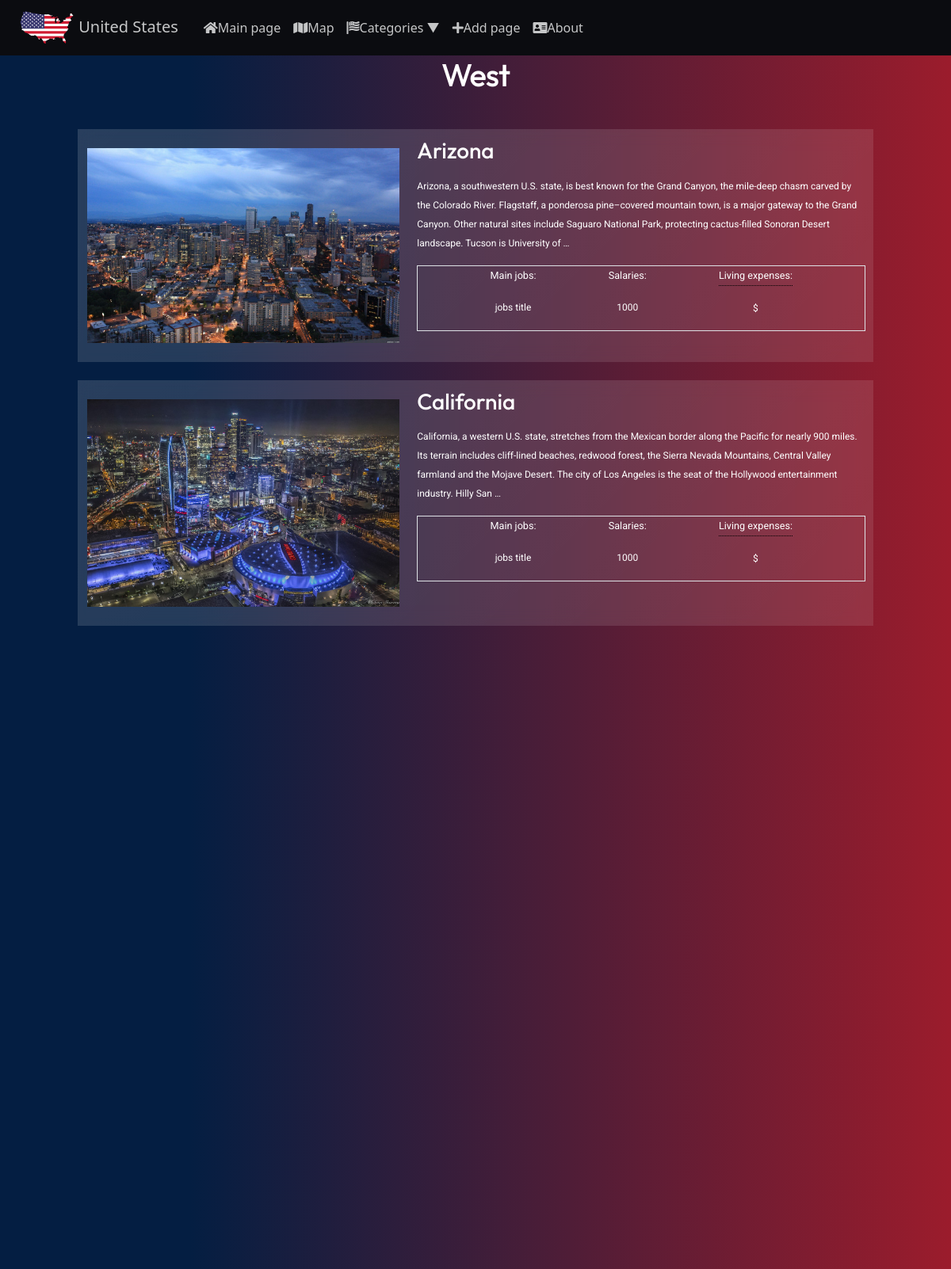
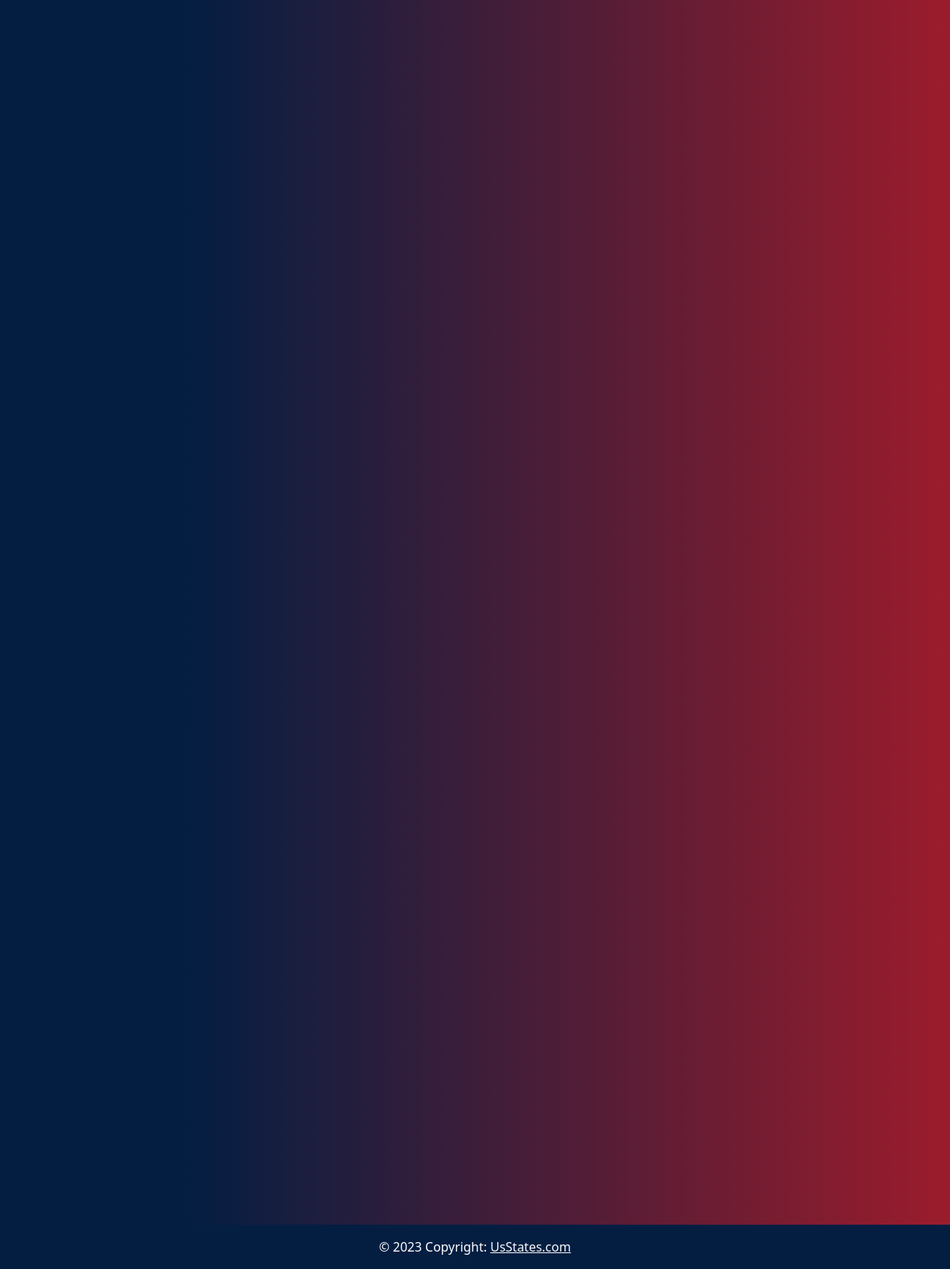
Page /category/1/ on the committed database (2 pictures, top to bottom).
### main/models.py (models this page shows, shortened)
class Category(models.Model):
    name = models.CharField(max_length=255, db_index=True, verbose_name='Category')
    slug=models.SlugField(max_length=255, unique=True, db_index=True, verbose_name='URL', null=True)
    def get_absolute_url(self):
        return reverse("category", kwargs={"cat_id": self.pk})
    class Meta:
        verbose_name='Category'
        verbose_name_plural='Categories'
        ordering=['id']

class States(models.Model):
    title = models.CharField(max_length=255, verbose_name="State name")
    slug=models.SlugField(max_length=255, unique=True, db_index=True, verbose_name='URL', null=True)
    content= models.TextField(blank=False, verbose_name="State preview text")
    photo = models.ImageField(upload_to="photos/%Y/%m/%d/", verbose_name="Main photo", blank=True)
    time_create = models.DateTimeField(auto_now_add=True, verbose_name="Time created")
    time_update=models.DateTimeField(auto_now = True, verbose_name="Time updated")
    is_published = models.BooleanField(default=True, verbose_name="Is published")
    cat = models.ForeignKey('Category', on_delete=models.PROTECT, null=True, verbose_name="Category")
    jobs = models.CharField(max_length=255, verbose_name="State main jobs", default="jobs title")
    salary = models.IntegerField(verbose_name="State average annual income", default=1000)
    lowest_annual_income = models.IntegerField(verbose_name="State lowest annual income", default=100)
    living_expenses = models.CharField(max_length=5, verbose_name="Living expenses in $$$", default="$")
    taxes = models.CharField(max_length=255, verbose_name="State tax link", default="This field will set by itself", blank=True)
    def get_absolute_url(self):
        return reverse("states", kwargs={"state_slug": self.slug})
    class Meta: #для stateS у адмін панелі
        verbose_name='State'
        verbose_name_plural="States"
        ordering = ['title', 'time_create']

### main/views.py (the view)
# urls.py: path('category/<int:cat_id>/', views.show_category, name='category'),
def show_category(request, cat_id):
    posts = States.objects.filter(cat_id=cat_id)
    cats = Category.objects.filter(id=cat_id)
    cat_id_list = []
    for i in cats:
        cat_id_list.append(i.id)
    if cat_id not in cat_id_list:
        raise Http404()
    else:
        context={
        'posts':posts,
        'title':list(cats)[0].name,
        'cats':cats,
        }
        return render(request, 'main/states_main.html', context=context)

### main/templatetags/main_tags.py (called while the page is built)
@register.inclusion_tag("main/list_categories.html")
def show_categories(sort=None, cat_selected=0):
    if sort==None:
        cats=Category.objects.all()
    else:
        cats=Category.objects.order_by(sort)
    return {"cats":cats, 'cat_selected':cat_selected}

@register.inclusion_tag("main/list_menu.html")
def show_menu():
    menu = [{'title': 'Main page', 'url_name':'home', 'font_awesome_class':'fas fa-home'},
            {'title': 'Map', 'url_name':'map_page', 'font_awesome_class':'fas fa-map'},
        {'title': 'Categories', 'url_name':'states_main', 'font_awesome_class':'fa-solid fa-flag-usa'},
        {'title': 'Add page', 'url_name':'add_page', 'font_awesome_class':'fas fa-plus'},
        {'title': 'About', 'url_name':'about', 'font_awesome_class':'fas fa-address-card'},
    ]
    return {"menu":menu}

### main/templates/main/states_main.html (shortened to what this page needs)
{%extends 'main/layout.html'%}
{%load static%}
{%block additional_head_data%}
<link rel="stylesheet" href="{% static 'main/css/states_main.css' %}">
{%endblock%}
{%block content%}
<div class="container">
    {%for p in cats%}
        <h1>{{p.name}}</h1>
    {%endfor%}
    <ul class="list-articles p-0">
        {%for i in posts%}
        <a href="{{ i.get_absolute_url }}">
            <div class="features-wrapper">
                <li class="features hidden row">
                        {%if i.photo%}
                        <div class="col-5 d-flex align-items-center">
                            <img class="state-image my-4 img-fluid" src="{{i.photo.url}}" alt="">
                        </div>
                        {%endif%}
                        <div class="state-preview-content-container col">
                            <h2 class="text-start">{{i.title}}</h2>
                            <div class="state-preview-text">
                                <p class="">{{i.content|linebreaks|truncatewords:50}}</p>
                            </div>
                            <div class="features-thumbnail border d-flex justify-content-evenly">
                                <div class="jobs-thumbnail">
                                    <p class="thumbnail-text">Main jobs:</p>
                                    <p> {{ i.jobs }}</p>
                                </div>
                                <div class="salaries-thumbnail">
                                    <p class="thumbnail-text">Salaries: </p>
                                    <p>{{ i.salary }}</p>
                                </div>
                                <div class="prices-thumbnail">
                                    <p class="thumbnail-text" data-toggle="tooltip" data-placement="right" title="$ is very cheap, and $$$$$ is very expensive" style="border-bottom: 1px dotted #000;">Living expenses:</p>
                                    <p>{{ i.living_expenses }}</p>
                                </div>
                            </div>
                        </div>
                    </li>
            </div>
        </a>
        {%endfor%}
    </ul>
</div>
{%endblock%}

### main/static/main/css/states_main.css (style rules this page uses)
#main .features { z-index: 1; width: 90%; margin: 2% auto; color: white; list-style: none; background: linear-gradient(135deg, rgba(255, 255, 255, 0.15), rgba(255, 255, 255, 0.1)); backdrop-filter: blur(10px); -webkit-backdrop-filter: blur(10px); display: flex; transition: transform 0.5s; }
#main .features .state-preview-content-container { padding: 1%; width: 100%; }
#main .features h2 { font-size: calc(26px + 0.390625vw); }
#main .features p { text-decoration: none; font-size: calc(12px + 0.390625vw); }
#main .features .state-preview-text p { text-align: left; }
.state-preview-text { right: 10px; }
#main .thumbnail-text { font-size: calc(8px + 0.390625vw) !important; }
#main .list-articles .hidden { opacity: 0; filter: blur(5px); transform: translateX(-100%); transition: all 1s; }
#main .list-articles .show { opacity: 1; filter: blur(0); transform: translateX(0); }

### main/static/main/css/styles.css (style rules this page uses)
:root { --aside-menu-color: rgb(107, 238, 255); --aside-hover-color: rgb(145,149,230); --main-text-color: #66fcf1; }
html { height:100%; }
body { height: 100%; }
#main h1, #main h2, #main h3, #main h4 { font-family: Outfit; }
#main p { font-family: Roboto; }
#main p { font-size: 16px; line-height: calc(16px * 1.5); }
#main h1 { margin-bottom: 2%; letter-spacing: -1px; }
#main .list-articles a { text-decoration: none; }
.list-articles { overflow: hidden; }
@media screen and (max-width: 1240px) { #main .features .state-preview-content-container h2 { font-size: 28px; } }
@media screen and (max-width: 1240px) { #main .features .state-preview-content-container p:not([class="thumbnail-text"]) { font-size: 12px; } }
@media screen and (max-width: 1240px) { #main .features .state-preview-content-container .thumbnail-text { font-size: 12px; } }

### rows in the picture
Category: name "West"
States: photo (picture), title "Arizona", content "Arizona, a southwestern U.S. state, is best known for the Grand Canyon, the mile-deep chasm carved by the Colorado River. Flagstaff, a ponderosa pine–covered mountain town, is a major gateway to the Grand Canyon. Other natural sites include Saguaro National Park, protecting cactus-filled Sonoran Desert landscape. Tucson is University of …", jobs "jobs title", salary "1000", living_expenses "$"
States: photo (picture), title "California", content "California, a western U.S. state, stretches from the Mexican border along the Pacific for nearly 900 miles. Its terrain includes cliff-lined beaches, redwood forest, the Sierra Nevada Mountains, Central Valley farmland and the Mojave Desert. The city of Los Angeles is the seat of the Hollywood entertainment industry. Hilly San …", jobs "jobs title", salary "1000", living_expenses "$"

### other values in the picture
{{ i.title }} "Main page" "Map" "Add page" "About"
